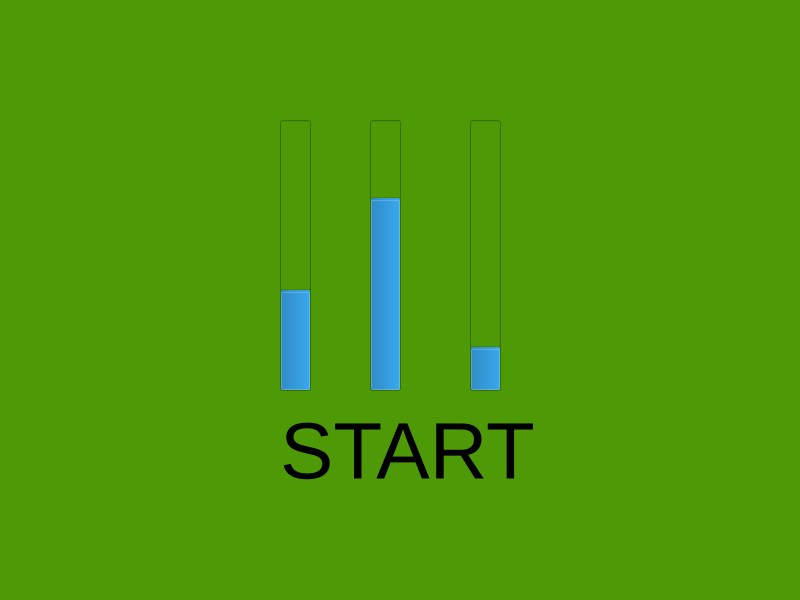
<?xml version="1.0" encoding="UTF-8"?>
<ui version="4.0">
 <class>Course</class>
 <widget class="QMainWindow" name="Course">
  <property name="geometry">
   <rect>
    <x>0</x>
    <y>0</y>
    <width>800</width>
    <height>600</height>
   </rect>
  </property>
  <property name="windowTitle">
   <string>Course</string>
  </property>
  <property name="styleSheet">
   <string notr="true">background-color: rgb(78, 154, 6);</string>
  </property>
  <widget class="QWidget" name="centralwidget">
   <widget class="QLabel" name="label">
    <property name="geometry">
     <rect>
      <x>280</x>
      <y>380</y>
      <width>321</width>
      <height>141</height>
     </rect>
    </property>
    <property name="sizePolicy">
     <sizepolicy hsizetype="Preferred" vsizetype="Preferred">
      <horstretch>0</horstretch>
      <verstretch>0</verstretch>
     </sizepolicy>
    </property>
    <property name="font">
     <font>
      <pointsize>60</pointsize>
     </font>
    </property>
    <property name="text">
     <string>START</string>
    </property>
   </widget>
   <widget class="QProgressBar" name="positionCheval1">
    <property name="geometry">
     <rect>
      <x>280</x>
      <y>120</y>
      <width>31</width>
      <height>271</height>
     </rect>
    </property>
    <property name="value">
     <number>36</number>
    </property>
    <property name="orientation">
     <enum>Qt::Vertical</enum>
    </property>
   </widget>
   <widget class="QProgressBar" name="positionCheval2">
    <property name="geometry">
     <rect>
      <x>370</x>
      <y>120</y>
      <width>31</width>
      <height>271</height>
     </rect>
    </property>
    <property name="value">
     <number>70</number>
    </property>
    <property name="orientation">
     <enum>Qt::Vertical</enum>
    </property>
   </widget>
   <widget class="QProgressBar" name="positionCheval3">
    <property name="geometry">
     <rect>
      <x>470</x>
      <y>120</y>
      <width>31</width>
      <height>271</height>
     </rect>
    </property>
    <property name="value">
     <number>15</number>
    </property>
    <property name="orientation">
     <enum>Qt::Vertical</enum>
    </property>
   </widget>
  </widget>
  <widget class="QStatusBar" name="statusbar"/>
 </widget>
 <resources/>
 <connections/>
</ui>
